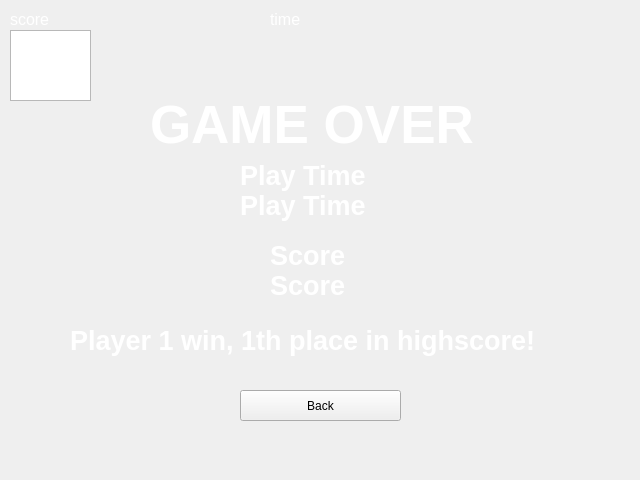
<?xml version="1.0" encoding="UTF-8"?>
<ui version="4.0">
 <class>GameBoard</class>
 <widget class="QWidget" name="GameBoard">
  <property name="geometry">
   <rect>
    <x>0</x>
    <y>0</y>
    <width>640</width>
    <height>480</height>
   </rect>
  </property>
  <property name="windowTitle">
   <string>Form</string>
  </property>
  <widget class="QLabel" name="gameOverText">
   <property name="geometry">
    <rect>
     <x>150</x>
     <y>90</y>
     <width>331</width>
     <height>71</height>
    </rect>
   </property>
   <property name="font">
    <font>
     <pointsize>40</pointsize>
     <weight>75</weight>
     <bold>true</bold>
    </font>
   </property>
   <property name="text">
    <string>&lt;!DOCTYPE HTML PUBLIC &quot;-//W3C//DTD HTML 4.0//EN&quot; &quot;http://www.w3.org/TR/REC-html40/strict.dtd&quot;&gt;
&lt;html&gt;&lt;head&gt;&lt;meta name=&quot;qrichtext&quot; content=&quot;1&quot; /&gt;&lt;style type=&quot;text/css&quot;&gt;
p, li { white-space: pre-wrap; }
&lt;/style&gt;&lt;/head&gt;&lt;body style=&quot; font-family:'MS Shell Dlg 2'; font-size:40pt; font-weight:600; font-style:normal;&quot;&gt;
&lt;p style=&quot; margin-top:0px; margin-bottom:0px; margin-left:0px; margin-right:0px; -qt-block-indent:0; text-indent:0px;&quot;&gt;&lt;span style=&quot; color:#ffffff;&quot;&gt;GAME OVER&lt;/span&gt;&lt;/p&gt;&lt;/body&gt;&lt;/html&gt;</string>
   </property>
  </widget>
  <widget class="QLabel" name="playTimeText">
   <property name="geometry">
    <rect>
     <x>240</x>
     <y>160</y>
     <width>141</width>
     <height>31</height>
    </rect>
   </property>
   <property name="font">
    <font>
     <pointsize>20</pointsize>
     <weight>75</weight>
     <bold>true</bold>
    </font>
   </property>
   <property name="text">
    <string>&lt;!DOCTYPE HTML PUBLIC &quot;-//W3C//DTD HTML 4.0//EN&quot; &quot;http://www.w3.org/TR/REC-html40/strict.dtd&quot;&gt;
&lt;html&gt;&lt;head&gt;&lt;meta name=&quot;qrichtext&quot; content=&quot;1&quot; /&gt;&lt;style type=&quot;text/css&quot;&gt;
p, li { white-space: pre-wrap; }
&lt;/style&gt;&lt;/head&gt;&lt;body style=&quot; font-family:'MS Shell Dlg 2'; font-size:20pt; font-weight:600; font-style:normal;&quot;&gt;
&lt;p style=&quot; margin-top:0px; margin-bottom:0px; margin-left:0px; margin-right:0px; -qt-block-indent:0; text-indent:0px;&quot;&gt;&lt;span style=&quot; color:#ffffff;&quot;&gt;Play Time&lt;/span&gt;&lt;/p&gt;&lt;/body&gt;&lt;/html&gt;</string>
   </property>
  </widget>
  <widget class="QPushButton" name="backButton">
   <property name="geometry">
    <rect>
     <x>240</x>
     <y>390</y>
     <width>161</width>
     <height>31</height>
    </rect>
   </property>
   <property name="text">
    <string>Back</string>
   </property>
  </widget>
  <widget class="QLabel" name="scoreValue2">
   <property name="geometry">
    <rect>
     <x>270</x>
     <y>270</y>
     <width>101</width>
     <height>31</height>
    </rect>
   </property>
   <property name="font">
    <font>
     <pointsize>20</pointsize>
     <weight>75</weight>
     <bold>true</bold>
    </font>
   </property>
   <property name="text">
    <string>&lt;!DOCTYPE HTML PUBLIC &quot;-//W3C//DTD HTML 4.0//EN&quot; &quot;http://www.w3.org/TR/REC-html40/strict.dtd&quot;&gt;
&lt;html&gt;&lt;head&gt;&lt;meta name=&quot;qrichtext&quot; content=&quot;1&quot; /&gt;&lt;style type=&quot;text/css&quot;&gt;
p, li { white-space: pre-wrap; }
&lt;/style&gt;&lt;/head&gt;&lt;body style=&quot; font-family:'MS Shell Dlg 2'; font-size:20pt; font-weight:600; font-style:normal;&quot;&gt;
&lt;p style=&quot; margin-top:0px; margin-bottom:0px; margin-left:0px; margin-right:0px; -qt-block-indent:0; text-indent:0px;&quot;&gt;&lt;span style=&quot; color:#ffffff;&quot;&gt;Score&lt;/span&gt;&lt;/p&gt;&lt;/body&gt;&lt;/html&gt;</string>
   </property>
  </widget>
  <widget class="QLabel" name="highScoreText">
   <property name="geometry">
    <rect>
     <x>70</x>
     <y>310</y>
     <width>531</width>
     <height>61</height>
    </rect>
   </property>
   <property name="font">
    <font>
     <pointsize>20</pointsize>
     <weight>75</weight>
     <bold>true</bold>
    </font>
   </property>
   <property name="text">
    <string>&lt;!DOCTYPE HTML PUBLIC &quot;-//W3C//DTD HTML 4.0//EN&quot; &quot;http://www.w3.org/TR/REC-html40/strict.dtd&quot;&gt;
&lt;html&gt;&lt;head&gt;&lt;meta name=&quot;qrichtext&quot; content=&quot;1&quot; /&gt;&lt;style type=&quot;text/css&quot;&gt;
p, li { white-space: pre-wrap; }
&lt;/style&gt;&lt;/head&gt;&lt;body style=&quot; font-family:'MS Shell Dlg 2'; font-size:20pt; font-weight:600; font-style:normal;&quot;&gt;
&lt;p style=&quot; margin-top:0px; margin-bottom:0px; margin-left:0px; margin-right:0px; -qt-block-indent:0; text-indent:0px;&quot;&gt;&lt;span style=&quot; color:#ffffff;&quot;&gt;Player 1 win, 1th place in highscore!&lt;/span&gt;&lt;/p&gt;&lt;/body&gt;&lt;/html&gt;</string>
   </property>
  </widget>
  <widget class="QGraphicsView" name="graphicsView">
   <property name="geometry">
    <rect>
     <x>10</x>
     <y>30</y>
     <width>81</width>
     <height>71</height>
    </rect>
   </property>
   <property name="autoFillBackground">
    <bool>false</bool>
   </property>
   <property name="verticalScrollBarPolicy">
    <enum>Qt::ScrollBarAlwaysOff</enum>
   </property>
   <property name="horizontalScrollBarPolicy">
    <enum>Qt::ScrollBarAlwaysOff</enum>
   </property>
   <property name="backgroundBrush">
    <brush brushstyle="NoBrush">
     <color alpha="255">
      <red>0</red>
      <green>0</green>
      <blue>0</blue>
     </color>
    </brush>
   </property>
   <property name="foregroundBrush">
    <brush brushstyle="NoBrush">
     <color alpha="255">
      <red>0</red>
      <green>0</green>
      <blue>0</blue>
     </color>
    </brush>
   </property>
   <property name="interactive">
    <bool>true</bool>
   </property>
  </widget>
  <widget class="QLabel" name="timeValueText">
   <property name="geometry">
    <rect>
     <x>270</x>
     <y>10</y>
     <width>81</width>
     <height>20</height>
    </rect>
   </property>
   <property name="text">
    <string>&lt;!DOCTYPE HTML PUBLIC &quot;-//W3C//DTD HTML 4.0//EN&quot; &quot;http://www.w3.org/TR/REC-html40/strict.dtd&quot;&gt;
&lt;html&gt;&lt;head&gt;&lt;meta name=&quot;qrichtext&quot; content=&quot;1&quot; /&gt;&lt;style type=&quot;text/css&quot;&gt;
p, li { white-space: pre-wrap; }
&lt;/style&gt;&lt;/head&gt;&lt;body style=&quot; font-family:'MS Shell Dlg 2'; font-size:8.25pt; font-weight:400; font-style:normal;&quot;&gt;
&lt;p style=&quot; margin-top:0px; margin-bottom:0px; margin-left:0px; margin-right:0px; -qt-block-indent:0; text-indent:0px;&quot;&gt;&lt;span style=&quot; font-size:12pt; color:#ffffff;&quot;&gt;time&lt;/span&gt;&lt;/p&gt;&lt;/body&gt;&lt;/html&gt;</string>
   </property>
  </widget>
  <widget class="QLabel" name="scoreValue1">
   <property name="geometry">
    <rect>
     <x>10</x>
     <y>10</y>
     <width>81</width>
     <height>20</height>
    </rect>
   </property>
   <property name="text">
    <string>&lt;!DOCTYPE HTML PUBLIC &quot;-//W3C//DTD HTML 4.0//EN&quot; &quot;http://www.w3.org/TR/REC-html40/strict.dtd&quot;&gt;
&lt;html&gt;&lt;head&gt;&lt;meta name=&quot;qrichtext&quot; content=&quot;1&quot; /&gt;&lt;style type=&quot;text/css&quot;&gt;
p, li { white-space: pre-wrap; }
&lt;/style&gt;&lt;/head&gt;&lt;body style=&quot; font-family:'MS Shell Dlg 2'; font-size:8.25pt; font-weight:400; font-style:normal;&quot;&gt;
&lt;p style=&quot; margin-top:0px; margin-bottom:0px; margin-left:0px; margin-right:0px; -qt-block-indent:0; text-indent:0px;&quot;&gt;&lt;span style=&quot; font-size:12pt; color:#ffffff;&quot;&gt;score&lt;/span&gt;&lt;/p&gt;&lt;/body&gt;&lt;/html&gt;</string>
   </property>
  </widget>
  <widget class="QLabel" name="playTimeValue">
   <property name="geometry">
    <rect>
     <x>240</x>
     <y>190</y>
     <width>141</width>
     <height>31</height>
    </rect>
   </property>
   <property name="font">
    <font>
     <pointsize>20</pointsize>
     <weight>75</weight>
     <bold>true</bold>
    </font>
   </property>
   <property name="text">
    <string>&lt;!DOCTYPE HTML PUBLIC &quot;-//W3C//DTD HTML 4.0//EN&quot; &quot;http://www.w3.org/TR/REC-html40/strict.dtd&quot;&gt;
&lt;html&gt;&lt;head&gt;&lt;meta name=&quot;qrichtext&quot; content=&quot;1&quot; /&gt;&lt;style type=&quot;text/css&quot;&gt;
p, li { white-space: pre-wrap; }
&lt;/style&gt;&lt;/head&gt;&lt;body style=&quot; font-family:'MS Shell Dlg 2'; font-size:20pt; font-weight:600; font-style:normal;&quot;&gt;
&lt;p style=&quot; margin-top:0px; margin-bottom:0px; margin-left:0px; margin-right:0px; -qt-block-indent:0; text-indent:0px;&quot;&gt;&lt;span style=&quot; color:#ffffff;&quot;&gt;Play Time&lt;/span&gt;&lt;/p&gt;&lt;/body&gt;&lt;/html&gt;</string>
   </property>
  </widget>
  <widget class="QLabel" name="scoreText">
   <property name="geometry">
    <rect>
     <x>270</x>
     <y>240</y>
     <width>101</width>
     <height>31</height>
    </rect>
   </property>
   <property name="font">
    <font>
     <pointsize>20</pointsize>
     <weight>75</weight>
     <bold>true</bold>
    </font>
   </property>
   <property name="text">
    <string>&lt;!DOCTYPE HTML PUBLIC &quot;-//W3C//DTD HTML 4.0//EN&quot; &quot;http://www.w3.org/TR/REC-html40/strict.dtd&quot;&gt;
&lt;html&gt;&lt;head&gt;&lt;meta name=&quot;qrichtext&quot; content=&quot;1&quot; /&gt;&lt;style type=&quot;text/css&quot;&gt;
p, li { white-space: pre-wrap; }
&lt;/style&gt;&lt;/head&gt;&lt;body style=&quot; font-family:'MS Shell Dlg 2'; font-size:20pt; font-weight:600; font-style:normal;&quot;&gt;
&lt;p style=&quot; margin-top:0px; margin-bottom:0px; margin-left:0px; margin-right:0px; -qt-block-indent:0; text-indent:0px;&quot;&gt;&lt;span style=&quot; color:#ffffff;&quot;&gt;Score&lt;/span&gt;&lt;/p&gt;&lt;/body&gt;&lt;/html&gt;</string>
   </property>
  </widget>
  <zorder>graphicsView</zorder>
  <zorder>gameOverText</zorder>
  <zorder>playTimeText</zorder>
  <zorder>backButton</zorder>
  <zorder>scoreValue2</zorder>
  <zorder>highScoreText</zorder>
  <zorder>timeValueText</zorder>
  <zorder>scoreValue1</zorder>
  <zorder>playTimeValue</zorder>
  <zorder>scoreText</zorder>
 </widget>
 <resources/>
 <connections/>
</ui>
